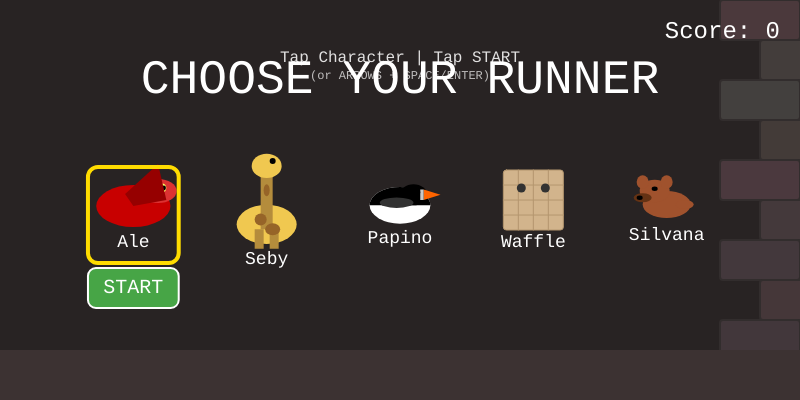
Frame 1 (no input)
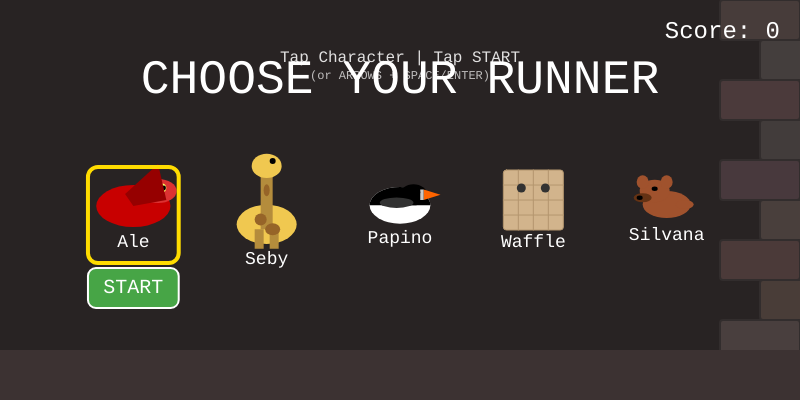
Frame 60 (no input)
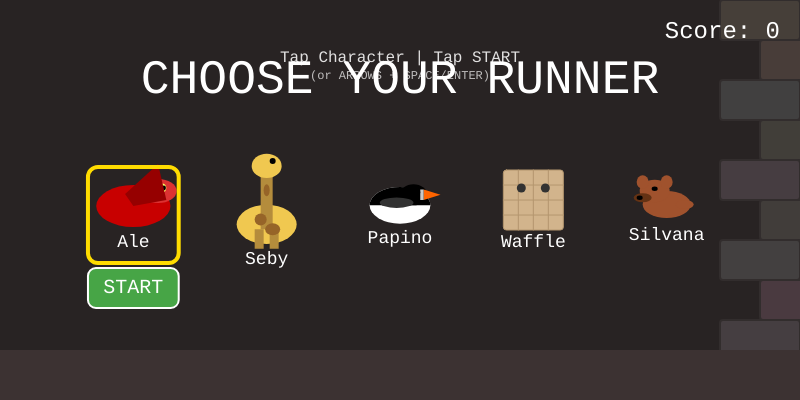
Frame 120 (the mouse pressed at the canvas centre since frame 60)

The p5.js sketch that drew these frames (run headless with seeded random() and noise() and a simulated clock; from frame 60 on, the mouse is pressed at the canvas centre):

// p5.js sketch
// ── sketch.js
// --- Game Configuration ---
let canvasWidth = 800;
let canvasHeight = 400;
let groundLevel;
let gravity = 0.6;
let jumpForce = -11;
let initialGameSpeed = 5;
let speedIncreaseFactor = 0.001;
let fireballSpeed = 8;
let pointsPerKill = 5;
let maxJumps = 2; // For double jump

// --- Game State ---
let gameState = 'characterSelect'; // 'characterSelect', 'playing', 'gameOver'
let score = 0;
let gameSpeed;

// --- Player ---
let player;
let playerWidth = 50; // Base width, will be updated
let playerHeight = 40; // Base height, will be updated
let selectedCharacterIndex = 0;
let jumpsRemaining;

// --- Characters ---
let characters = [
    { name: "Ale", drawFunc: drawDragon, width: 55, height: 40 },
    { name: "Seby", drawFunc: drawGiraffe, width: 40, height: 65 },
    { name: "Papino", drawFunc: drawPuffin, width: 45, height: 35 },
    { name: "Waffle", drawFunc: drawWaffle, width: 40, height: 40 },
    { name: "Silvana", drawFunc: drawDog, width: 40, height: 30 } // Added Silvana
];

// --- Obstacles ---
let obstacles = [];
let obstacleWidth = 40;
let minObstacleHeight = 50;
let maxObstacleHeight = 150;
let obstacleSpawnRate = 90;
let obstacleTypes = ['bottom', 'top', 'floating'];

// --- Fireballs & Effects ---
let fireballs = [];
let explosions = [];

// --- Background ---
let bgScrollSpeedFactor = 0.3;
let bgX1 = 0;
let bgX2;

// --- Touch Control Helpers ---
let startButtonArea = { x: 0, y: 0, w: 0, h: 0 }; // Clickable start area
let characterPreviewAreas = []; // Clickable areas for character previews

// --- Asset Drawing Functions (Less Pixelated) ---

function drawDragon(x, y, w, h, velocity) {
    push();
    translate(x, y);
    noStroke();
    fill(200, 0, 0); // Darker Red Body
    ellipse(w / 2, h * 0.6, w * 0.9, h * 0.7);
    fill(220, 50, 50); // Lighter Red Head
    ellipse(w * 0.8, h * 0.35, w * 0.45, h * 0.4);
    fill(255, 255, 100); // Yellow eye
    ellipse(w * 0.85, h * 0.3, w * 0.1, h * 0.15);
    fill(0); // Pupil
    ellipse(w * 0.87, h * 0.3, w * 0.05, h * 0.08);
    fill(150, 0, 0); // Wing
    let wingAngle = map(constrain(velocity, -5, 5), -5, 5, -PI / 6, PI / 6);
    translate(w * 0.4, h * 0.4);
    rotate(wingAngle);
    beginShape();
    vertex(0, 0); vertex(w * 0.4, -h * 0.5); vertex(w * 0.5, h * 0.1); vertex(w * 0.1, h * 0.2);
    endShape(CLOSE);
    pop();
}

function drawGiraffe(x, y, w, h, velocity) {
    push();
    translate(x, y);
    noStroke();
    fill(240, 200, 80); // Yellowish Body
    ellipse(w / 2, h * 0.75, w, h * 0.4);
    fill(180, 140, 60); // Legs
    rect(w * 0.3, h * 0.8, w * 0.15, h * 0.2); rect(w * 0.55, h * 0.8, w * 0.15, h * 0.2);
    rect(w * 0.4, h * 0.1, w * 0.2, h * 0.7); // Neck
    fill(240, 200, 80); // Head
    ellipse(w * 0.5, h * 0.15, w * 0.5, h * 0.25);
    fill(150, 100, 40); // Brown spots
    ellipse(w * 0.4, h * 0.7, w * 0.2, w * 0.2); ellipse(w * 0.6, h * 0.8, w * 0.25, w * 0.2); ellipse(w * 0.5, h * 0.4, w * 0.1, w * 0.2);
    fill(0); // Eye
    ellipse(w * 0.6, h * 0.1, w * 0.1, w * 0.1);
    pop();
}

function drawPuffin(x, y, w, h, velocity) {
    push();
    translate(x, y);
    noStroke();
    fill(255); // White belly
    ellipse(w / 2, h * 0.6, w * 0.9, h * 0.7);
    fill(0); // Black back/head
    arc(w / 2, h * 0.6, w * 0.9, h * 0.7, PI, TWO_PI);
    ellipse(w * 0.7, h * 0.4, w * 0.4, h * 0.4);
    fill(255, 100, 0); // Orange Beak
    triangle(w * 0.85, h * 0.3, w * 0.85, h * 0.5, w * 1.1, h * 0.4);
    fill(200, 200, 200); // Greyish Beak Part
    rect(w * 0.8, h * 0.3, w*0.05, h*0.2);
    fill(0); // Eye
    ellipse(w * 0.75, h * 0.35, w * 0.1, w * 0.1);
    fill(50); // Wing
    let wingAngle = map(constrain(velocity, -5, 5), -5, 5, -PI / 8, PI / 8);
    translate(w * 0.45, h * 0.55);
    rotate(wingAngle);
    ellipse(0, 0, w * 0.5, h * 0.2);
    pop();
}

function drawWaffle(x, y, w, h, velocity) {
    push();
    translate(x, y);
    fill(210, 180, 140); // Waffle color
    stroke(180, 150, 110); // Grid lines
    strokeWeight(1);
    rect(0, 0, w, h, 3);
    let lines = 4;
    for (let i = 1; i < lines; i++) {
        line(0, (h / lines) * i, w, (h / lines) * i);
        line((w / lines) * i, 0, (w / lines) * i, h);
    }
    noStroke();
    fill(50); // Eyes
    ellipse(w*0.3, h*0.3, w*0.15, w*0.15);
    ellipse(w*0.7, h*0.3, w*0.15, w*0.15);
    pop();
}

// New function for Silvana (the dog)
function drawDog(x, y, w, h, velocity) {
    push();
    translate(x, y);
    noStroke();

    // Body
    fill(160, 82, 45); // Brown color
    ellipse(w / 2, h * 0.6, w * 0.8, h * 0.6);

    // Head
    fill(160, 82, 45);
    ellipse(w * 0.3, h * 0.3, w * 0.5, h * 0.5);

    // Ears
    fill(160, 82, 45);
    ellipse(w * 0.1, h * 0.1, w * 0.2, h * 0.3); // Left ear
    ellipse(w * 0.5, h * 0.1, w * 0.2, h * 0.3); // Right ear

    // Snout
    fill(100, 50, 20); // Darker brown
    ellipse(w * 0.1, h * 0.45, w * 0.3, h * 0.2);

    // Nose
    fill(0);
    ellipse(w * 0.05, h * 0.45, w * 0.1, h * 0.1);

    // Eyes
    fill(0);
    ellipse(w * 0.3, h * 0.25, w * 0.1, h * 0.1);

    // Tail
    fill(160, 82, 45);
    let tailAngle = map(constrain(velocity, -5, 5), -5, 5, -PI / 4, PI / 4);
    translate(w * 0.6, h * 0.6);
    rotate(tailAngle);
    ellipse(w * 0.2, 0, w * 0.3, h * 0.2);

    pop();
}

function drawStoneObstacle(x, y, w, h) {
  push();
  translate(x, y);
  fill(100); stroke(60); strokeWeight(2);
  rect(0, 0, w, h, 5);
  noStroke(); fill(80);
  for (let i = 0; i < 3; i++) {
      let crackX = random(w * 0.1, w * 0.9); let crackY = random(h * 0.1, h * 0.9);
      let crackW = random(w * 0.1, w * 0.3); let crackH = random(2, 4);
      beginShape();
      vertex(crackX, crackY); vertex(crackX + crackW * 0.3, crackY + crackH * 0.5);
      vertex(crackX + crackW, crackY + crackH); vertex(crackX + crackW * 0.7, crackY - crackH * 0.5);
      endShape(CLOSE);
  }
  pop();
}

function drawDungeonBackground(offsetX) {
    push();
    translate(offsetX, 0);
    background(40, 35, 35);
    let brickWidth = 80; let brickHeight = 40;
    stroke(50, 45, 45); strokeWeight(2);
    for (let y = -brickHeight; y < canvasHeight; y += brickHeight) {
        for (let x = -brickWidth; x < canvasWidth * 2; x += brickWidth) {
            let xOffset = (floor(y / brickHeight)) % 2 === 0 ? 0 : brickWidth / 2;
            fill(random(65, 75), random(55, 65), random(55, 65));
            rect(x + xOffset, y, brickWidth, brickHeight, 3);
        }
    }
    pop();
}

function drawFireball(x, y, size) {
    push();
    translate(x, y);
    noStroke();
    for (let i = size; i > 0; i -= 2) {
        let inter = map(i, 0, size, 0, 1);
        let c = lerpColor(color(255, 50, 0, 200), color(255, 200, 0, 150), inter);
        fill(c);
        ellipse(0, 0, i, i);
    }
    pop();
}

function drawExplosion(x, y, lifeFactor) { // lifeFactor 1 -> 0
    push();
    translate(x, y);
    noStroke();
    let baseSize = obstacleWidth * 1.5;
    let currentSize = baseSize * (1.5 - lifeFactor);
    let alpha = 200 * lifeFactor;
    for(let i = 0; i < 5; i++) {
        let angle = random(TWO_PI);
        let dist = random(currentSize * 0.5) * (1-lifeFactor);
        let particleSize = random(5, 15) * lifeFactor;
        let c = random([color(255, 50, 0, alpha), color(255, 150, 0, alpha), color(255, 255, 100, alpha)]);
        fill(c);
        ellipse(cos(angle) * dist, sin(angle) * dist, particleSize, particleSize);
    }
    fill(255, 255, 200, alpha * 0.5); // Central glow
    ellipse(0, 0, currentSize * 0.8, currentSize * 0.8);
    pop();
}

// --- p5.js Core Functions ---

function setup() {
  createCanvas(canvasWidth, canvasHeight);
  // smooth(); // Default, keep smoothing enabled
  rectMode(CORNER);
  ellipseMode(CENTER);
  textAlign(CENTER, CENTER);

  groundLevel = canvasHeight - 50;
  bgX2 = width;

  player = {
    x: width * 0.2,
    y: height / 2,
    velocity: 0,
    width: playerWidth, // Will be updated on selection
    height: playerHeight, // Will be updated on selection
    character: characters[selectedCharacterIndex], // Store chosen character data

    update: function() {
      this.velocity += gravity;
      this.y += this.velocity;
      // Ground collision and jump reset
      if (this.y + this.height > groundLevel) {
        this.y = groundLevel - this.height;
        this.velocity = 0;
        jumpsRemaining = maxJumps;
      }
      // Ceiling collision
      if (this.y < 0) { this.y = 0; this.velocity = 0; }
    },
    jump: function() {
        if (jumpsRemaining > 0) { this.velocity = jumpForce; jumpsRemaining--; }
    },
    shoot: function() {
        fireballs.push({
            x: this.x + this.width, y: this.y + this.height / 2,
            speed: fireballSpeed + gameSpeed, size: 15
        });
    },
    draw: function() {
      this.character.drawFunc(this.x, this.y, this.width, this.height, this.velocity);
    },
    collidesWith: function(obstacle) {
        let pL = this.x, pR = this.x + this.width, pT = this.y, pB = this.y + this.height;
        let oL = obstacle.x, oR = obstacle.x + obstacle.width, oT = obstacle.y, oB = obstacle.y + obstacle.height;
        return pR > oL && pL < oR && pB > oT && pT < oB;
    }
  };

  // Pre-calculate character preview areas for touch detection
  calculatePreviewAreas();
  // Set initial player dimensions based on default character and calc start button
  selectCharacter(selectedCharacterIndex);
  // Reset game variables
  resetGame();
  // Ensure we start at the character select screen
  gameState = 'characterSelect';
}

function draw() {
  // --- Background ---
  let currentBgScrollSpeed = gameSpeed * bgScrollSpeedFactor;
  drawDungeonBackground(bgX1);
  drawDungeonBackground(bgX2);
  if (gameState === 'playing') {
      bgX1 -= currentBgScrollSpeed; bgX2 -= currentBgScrollSpeed;
      if (bgX1 <= -width) bgX1 = width; if (bgX2 <= -width) bgX2 = width;
  }

  // --- Ground ---
  fill(60, 50, 50); noStroke();
  rect(0, groundLevel, width, height - groundLevel);

  // --- Game State Logic ---
  if (gameState === 'characterSelect') {
    displayCharacterSelectScreen();
  } else if (gameState === 'playing') {
    updateAndDrawGame();
  } else if (gameState === 'gameOver') {
    updateAndDrawGame(); // Draw last frame
    displayGameOverScreen();
  }

   // --- Always On Top: Score & Instructions ---
   displayScore();
   displayInstructions();
}

// --- Input Handling ---

function keyPressed() {
    // Desktop controls
    if (gameState === 'characterSelect') {
        if (keyCode === LEFT_ARROW) {
            selectedCharacterIndex = (selectedCharacterIndex - 1 + characters.length) % characters.length;
            selectCharacter(selectedCharacterIndex); // Update selection visuals/button
        } else if (keyCode === RIGHT_ARROW) {
            selectedCharacterIndex = (selectedCharacterIndex + 1) % characters.length;
            selectCharacter(selectedCharacterIndex); // Update selection visuals/button
        } else if (key === ' ' || keyCode === ENTER || keyCode === RETURN) {
            if(startButtonArea.w > 0) { startGame(); } // Start only if button valid
        }
    } else if (gameState === 'playing') {
        if (key === ' ' || keyCode === UP_ARROW) { player.jump(); }
        else if (key === 'f' || key === 'F') { player.shoot(); }
    } else if (gameState === 'gameOver') {
        if (key === ' ' || keyCode === ENTER || keyCode === RETURN) {
            resetGame(); gameState = 'characterSelect';
        }
    }
}

function touchStarted() {
    // Mobile controls
    if (!touches || touches.length === 0) return; // Exit if no touch data
    let touchX = touches[0].x;
    let touchY = touches[0].y;

    if (gameState === 'characterSelect') {
        // 1. Check tap on character previews
        let characterTapped = false;
        for (let i = 0; i < characterPreviewAreas.length; i++) {
            let area = characterPreviewAreas[i];
            if (touchX > area.x && touchX < area.x + area.w && touchY > area.y && touchY < area.y + area.h) {
                selectCharacter(i);
                characterTapped = true;
                break;
            }
        }
        // 2. Check tap on START button (only if character wasn't tapped)
        if (!characterTapped && startButtonArea.w > 0) { // Check button validity
             if (touchX > startButtonArea.x && touchX < startButtonArea.x + startButtonArea.w &&
                 touchY > startButtonArea.y && touchY < startButtonArea.y + startButtonArea.h) {
                 startGame();
             }
        }
    } else if (gameState === 'playing') {
        if (touchX < width / 2) { player.jump(); } // Left side tap = Jump
        else { player.shoot(); }                 // Right side tap = Fire
    } else if (gameState === 'gameOver') {
        resetGame(); gameState = 'characterSelect'; // Any tap restarts
    }

    return false; // Prevent default browser touch behavior (IMPORTANT!)
}


// --- Game Logic Functions ---

function calculatePreviewAreas() {
    characterPreviewAreas = []; // Clear previous
    let spacing = width / (characters.length + 1);
    for (let i = 0; i < characters.length; i++) {
        let char = characters[i];
        let previewW = char.width * 1.5; let previewH = char.height * 1.5;
        let charX = spacing * (i + 1) - previewW / 2; // Top-left X
        let charY = height / 2 - previewH / 2;       // Top-left Y
        let nameHeight = 30; // Approx space for name text

        characterPreviewAreas.push({
            x: charX - previewW * 0.05, y: charY - previewH * 0.05, // Add padding
            w: previewW * 1.1, h: previewH * 1.1 + nameHeight // Include name space
        });
    }
}

function selectCharacter(index) {
    selectedCharacterIndex = index;
    player.character = characters[index];
    player.width = characters[index].width;
    player.height = characters[index].height;

    // Update start button position based on the selected character's area
    if (characterPreviewAreas.length > index) { // Ensure areas are calculated
        let selectedArea = characterPreviewAreas[index];
        startButtonArea = {
             x: selectedArea.x, y: selectedArea.y + selectedArea.h + 5, // Below character box
             w: selectedArea.w, h: 40 // Fixed button height
        };
    } else {
        startButtonArea = { x: 0, y: 0, w: 0, h: 0 }; // Invalidate if areas not ready
    }

    // Ensure player isn't stuck
    player.y = constrain(player.y, 0, groundLevel - player.height);
}

function resetGame() {
  score = 0;
  gameSpeed = initialGameSpeed;
  obstacles = [];
  fireballs = [];
  explosions = [];
  player.y = height / 2; // Reset vertical position
  player.velocity = 0;
  jumpsRemaining = maxJumps; // Reset jumps
  bgX1 = 0; bgX2 = width; // Reset background scroll
}

function startGame() {
    // We might be starting from character select or restart, ensure clean state
    resetGame();
    // Ensure player character visuals are correct based on selection
    selectCharacter(selectedCharacterIndex);
    gameState = 'playing';
}

function updateAndDrawGame() {
  // --- Player Update ---
  player.update();

  // --- Obstacle Update & Draw ---
  if (gameState === 'playing' && frameCount % obstacleSpawnRate === 0) { // Only spawn while playing
    spawnObstacle();
  }
  for (let i = obstacles.length - 1; i >= 0; i--) {
    if (gameState === 'playing') obstacles[i].x -= gameSpeed; // Only move while playing
    obstacles[i].draw();

    // Player collision (only matters while playing)
    if (gameState === 'playing' && player.collidesWith(obstacles[i])) {
      gameState = 'gameOver'; // Optional: Add hit sound/effect
    }

    // Remove off-screen obstacles
    if (obstacles[i].x + obstacles[i].width < 0) {
      obstacles.splice(i, 1);
    }
  }

  // --- Fireball Update & Draw ---
  for (let i = fireballs.length - 1; i >= 0; i--) {
      if (gameState === 'playing') fireballs[i].x += fireballs[i].speed; // Move only playing
      drawFireball(fireballs[i].x, fireballs[i].y, fireballs[i].size);

      // Fireball-Obstacle collision (only matters while playing)
      let hitObstacle = false;
      if (gameState === 'playing') {
          for (let j = obstacles.length - 1; j >= 0; j--) {
              if (fireballs[i].x > obstacles[j].x && fireballs[i].x < obstacles[j].x + obstacles[j].width &&
                  fireballs[i].y > obstacles[j].y && fireballs[i].y < obstacles[j].y + obstacles[j].height) {
                  createExplosion(obstacles[j].x + obstacles[j].width / 2, obstacles[j].y + obstacles[j].height / 2);
                  obstacles.splice(j, 1);
                  fireballs.splice(i, 1);
                  score += pointsPerKill;
                  hitObstacle = true;
                  // Optional: Add explosion sound
                  break; // One fireball hits one obstacle max
              }
          }
      }

      // Remove off-screen or hit fireballs
      if ((!hitObstacle && fireballs[i] && fireballs[i].x > width) || hitObstacle) {
            // Need careful check here as splice changes indices
            if (!hitObstacle) { // Only splice if it wasn't already removed by hitting
                 fireballs.splice(i, 1);
            }
      }
  }

   // --- Explosion Update & Draw ---
   for (let i = explosions.length - 1; i >= 0; i--) {
       // Explosions fade even if game over
       explosions[i].life -= 1 / frameRate();
       if (explosions[i].life <= 0) {
           explosions.splice(i, 1);
       } else {
           drawExplosion(explosions[i].x, explosions[i].y, explosions[i].life / explosions[i].duration);
       }
   }

  // --- Draw Player ---
  player.draw();

  // --- Increase Difficulty (Only while playing) ---
  if (gameState === 'playing') {
    gameSpeed += speedIncreaseFactor;
  }
}

function spawnObstacle() {
  let obstacleHeight = random(minObstacleHeight, maxObstacleHeight);
  let type = random(obstacleTypes);
  let newObstacle = {
      x: width, y: 0, width: obstacleWidth, height: obstacleHeight,
      draw: function() { drawStoneObstacle(this.x, this.y, this.width, this.height); }
  };

  let safeGap = player.height * 1.8; // Min gap estimate

  if (type === 'bottom') {
      newObstacle.y = groundLevel - obstacleHeight;
      if (obstacleHeight > canvasHeight - groundLevel - safeGap) { // Clamp if too tall
          newObstacle.height = groundLevel - safeGap; newObstacle.y = groundLevel - newObstacle.height;
      }
  } else if (type === 'top') {
      newObstacle.y = 0;
      if (obstacleHeight > groundLevel - safeGap) { newObstacle.height = groundLevel - safeGap; } // Clamp if too tall
  } else { // floating
      let minY = safeGap / 2; let maxY = groundLevel - safeGap / 2 - obstacleHeight;
      if (maxY < minY) maxY = minY; // Prevent invalid range
      newObstacle.y = random(minY, maxY);
  }

  // Basic check to prevent immediately impossible sequences (less critical with shooting)
  if (obstacles.length > 0) {
      let last = obstacles[obstacles.length-1];
      if (last.y === 0 && last.height >= groundLevel - safeGap) { // If last was almost full height top
          if (newObstacle.y === 0 && newObstacle.height >= groundLevel - safeGap) { // And this one is too
               type = random(['bottom', 'floating']); // Force change
               if (type === 'bottom') { newObstacle.y = groundLevel - newObstacle.height; }
               else { let minY = safeGap/2; let maxY = groundLevel-safeGap/2-newObstacle.height; if(maxY<minY)maxY=minY; newObstacle.y=random(minY,maxY);}
          }
      }
       // Could add similar check for bottom obstacles
  }
  obstacles.push(newObstacle);
}

function createExplosion(x, y) {
    explosions.push({ x: x, y: y, duration: 0.4, life: 0.4 });
}


// --- Display Functions ---

function displayScore() {
  fill(255); textSize(24); textAlign(RIGHT, TOP); textFont('monospace');
  text("Score: " + score, width - 20, 20);
}

function displayInstructions() {
    fill(255, 255, 255, 220); textSize(16); textAlign(CENTER, TOP); textFont('monospace');
    let instructionText = "";
    let keyboardHint = "";

    if (gameState === 'characterSelect') {
        instructionText = "Tap Character | Tap START";
        keyboardHint = "(or ARROWS + SPACE/ENTER)";
    } else if (gameState === 'playing') {
        instructionText = "Tap Left = Jump | Tap Right = Fire";
        keyboardHint = "(or SPACE + F)";
    } else if (gameState === 'gameOver') {
        instructionText = "Tap Screen to Restart";
        keyboardHint = "(or SPACE/ENTER)";
    }

    // Draw instructions, potentially multi-line
    textAlign(CENTER, TOP);
    text(instructionText, width / 2, 50); // Main instructions
    if (keyboardHint) {
        textSize(12); // Smaller hint
        fill(255, 255, 255, 180); // Slightly dimmer
        text(keyboardHint, width / 2, 70); // Hint below main instructions
    }
}

function displayCharacterSelectScreen() {
  // Title
  fill(255); textSize(48); textAlign(CENTER, CENTER); textFont('monospace');
  text("CHOOSE YOUR RUNNER", width / 2, height * 0.2);

  // Display Characters & Highlight
  let spacing = width / (characters.length + 1);
  for (let i = 0; i < characters.length; i++) {
    let char = characters[i];
    let area = characterPreviewAreas[i]; // Use pre-calculated area
    let previewW = char.width * 1.5;
    let previewH = char.height * 1.5;
    let charX_center = spacing * (i + 1); // Center for drawing
    let charY_center = height / 2;

    // Draw character centered within its logical area space
    char.drawFunc(charX_center - previewW / 2, charY_center - previewH / 2, previewW, previewH, 0);

    // Draw Name below character
    textSize(18); fill(255); textAlign(CENTER, CENTER);
    text(char.name, charX_center, area.y + previewH + 15); // Position relative to top of box

    // Highlight selected using the calculated area
    if (i === selectedCharacterIndex) {
      noFill(); stroke(255, 220, 0); strokeWeight(4);
      rect(area.x, area.y, area.w, area.h, 10);

      // Draw the START button using its calculated area
      if (startButtonArea.w > 0) { // Draw only if valid
          fill(80, 200, 80, 200); stroke(255); strokeWeight(2);
          rect(startButtonArea.x, startButtonArea.y, startButtonArea.w, startButtonArea.h, 8);
          fill(255); noStroke(); textSize(20); textFont('monospace'); textAlign(CENTER, CENTER);
          text("START", startButtonArea.x + startButtonArea.w / 2, startButtonArea.y + startButtonArea.h / 2);
      }
    }
  }
  noStroke(); // Reset stroke
}

function displayGameOverScreen() {
  // Overlay
  fill(150, 0, 0, 180); noStroke();
  rect(0, 0, width, height);

  // Text
  fill(255); textSize(60); textAlign(CENTER, CENTER); textFont('monospace');
  text("GAME OVER", width / 2, height / 2 - 40);
  textSize(32);
  text("Final Score: " + score, width / 2, height / 2 + 40);

  // Instructions are handled by displayInstructions() which is always drawn
}

// ── index.firebase.html
version https://git-lfs.github.com/spec/v1
oid sha256:d457b19f6b97fa7a526e941c5aaa23cd072588e220b29a200403dfa1bf827ac8
size 4606
